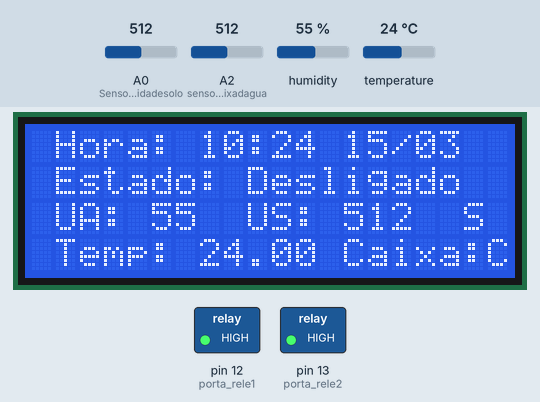
Recording of a sketch running on a simulated Arduino Mega 2560, built with avr-gcc and run on an emulated ATmega2560. On the bench: 20×4 character LCD, switched loads named in the sketch (green lamp = pin HIGH). Inputs (shaded band) come from the test bench; at power-on: A0 (Sensor_Umidadesolo) = 512, A2 (sensorcaixadagua) = 512, humidity 55 %, temperature 24 °C. The local clock reads 2024-03-15 10:24:30 at power-on unless the sketch sets it; storage starts empty; what the sketch prints to the serial monitor is not drawn.

Above: at 0.3 s.
At 90.7 s:
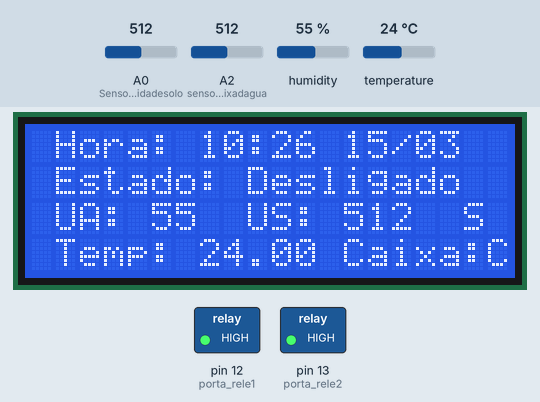

Measured:
- what the display in image 0 shows lasts 30.1 s, from 0.3 s to 30.4 s

The sketch:

Irrigacao.ino
```cpp
// Blibliotecas necessárias
//#include <Wire.h>           //Biblioteca para ??
#include <DHT.h>              //Biblioteca para o sensor de temperatura/umidade
#include <RTClib.h>           //Biblioteca para o marcador de data/hora
#include <TimeLib.h>          //Biblioteca para o sistema de controle de data/hora
#include <TimeAlarms.h>       //Biblioteca para o sistema de alarme
#include <SPI.h>              //Biblioteca para a gravação de dados
#include <SD.h>               //Biblioteca para a gravação de dados
#include <LiquidCrystal_I2C.h>//Biblioteca para expor os dados no LCD


LiquidCrystal_I2C lcd(0x27, 20, 4); // set the LCD address to 0x27 for a 16 chars and 2 line display
//i2c 16x4
File myFile;               // Tipo file para salvar os dados coletados
const int chipSelect = 53; // Porta de comunicação com o SD Card
// Define o objeto RTC para futura definição de horário
RTC_DS3231 rtc;
// Definir portas de sensores de umidade.
// provavelmente podem ser apagados
#define DHTPIN 49           // Define  o pino do sensor de umidade/temperatura
#define DHTTYPE DHT22       // Define o modelo do sensor (DHT22)
#define sensorcaixadagua A2 // Define o sensor da caixa d'agua
DHT dht(DHTPIN, DHTTYPE);   // Passa os parâmetros para criar o objeto dht
// Configurações para ativar os 2 relês.
//Porta ligada ao pino IN1 do modulo relê
int porta_rele1 = 12;
//Porta ligada ao pino IN2 do modulo relê
int porta_rele2 = 13;


// Configurações do sensor de umidade solo.
const int Sensor_Umidadesolo = A0; //PINO UTILIZADO PELO SENSOR
bool estado = false; // define se a coleta de dados está ligada ou desligada
int caixadagua = 0; // define o estado da caixa dagua (cheia ou vazia)
String estadocaixa = "";
String estadosolo = "";
void setup()
{
  lcd.init();               // Inicia o LCD
  lcd.backlight();          // Inicia a backlight do LCD
  dht.begin();              // Inicia o dht para a coleta de dados
  Serial.begin(9600);       // Inicia a Serial
  desligar1();               // Desliga o relê por segurança
  //Define pinos para o relê como saida
  pinMode(porta_rele1, OUTPUT); // Relê 1
  pinMode(porta_rele2, OUTPUT); // Relê 2
  pinMode(sensorcaixadagua, INPUT);

  // Confere se o RTC está funcionando
  if (! rtc.begin()) { // se não encontrar o rtc:
    Serial.println("DS3231 não encontrado");
    while (1);
  }
  Serial.println("DS3231 OK!");
  if (rtc.lostPower()) {
    Serial.print("RTC RESETADO");
  }

  int dataehora[6];
  getdate(dataehora);
  setTime(dataehora[0], dataehora[1], dataehora[2], dataehora[3], dataehora[4], dataehora[5]);
  //Ver função "Get date" para explicações sobre este trecho

  SetAlarms(); // Liga os alarmes definido na função "SetAlarms"

  // Confere se o cartão SD está funcionando
  Serial.print("Inicializando Cartão SD...");
  if (!SD.begin()) {
    Serial.println("initialization failed!");
    while (1);
  }
  Serial.println("initialization done.");
}

void loop() {

  // Printa a hora
  DateTime now = rtc.now();
  char date[10] = "hh:mm:ss";
  rtc.now().toString(date);
  Serial.println(date);

  myFile =SD.open("dados.txt", FILE_WRITE); // Abre o SD para futura gravação
  // Se abriu tran quilamente, continua o processo:
  if (myFile) {
    Serial.println("Escrevendo para a TXT:");

    // Obtém o horário atual
    DateTime now = rtc.now();
    char date[20] = "hh:mm:ss,DD/MM/YY"; //Este para impressão no SD
    rtc.now().toString(date);
    char Dat_hora[12] = "hh:mm DD/MM";   //Este para impressão no LCD
    rtc.now().toString(Dat_hora);

    // Obtem os dados:
    int Umidade_Solo = analogRead(Sensor_Umidadesolo);
    float Umidade_Ar = dht.readHumidity(); //VALOR DE UMIDADE DO AR MEDIDO
    float Temperatura = dht.readTemperature(); //VALOR DE TEMPERATURA DO AR MEDIDO
          caixadagua = analogRead(sensorcaixadagua);
          Serial.println(caixadagua);
    //Printa dados no LCD
    lcd.clear();
    lcd.backlight();
    lcd.setCursor(1, 0);
    lcd.print("Hora:");
    lcd.setCursor(7, 0);
    lcd.print(Dat_hora);
    lcd.setCursor(1, 1);
    lcd.print("Estado:");
    lcd.setCursor(9, 1);
    if (estado) {
      lcd.print("Ligado");
    }
    else {
      lcd.print("Desligado");
    }
    lcd.setCursor(1, 2);
    lcd.print("UA: ");
    lcd.setCursor(5, 2);
    lcd.print(round(Umidade_Ar));
    lcd.setCursor(9, 2);
    lcd.print("US:");
    lcd.setCursor(13, 2);
    lcd.print(round(Umidade_Solo));
    lcd.setCursor(18, 2);
    if (Umidade_Solo > 450){
      estadosolo = "S";
      lcd.print(estadosolo);
    }
    else{
      estadosolo = "M";
      lcd.print(estadosolo);
    }
    lcd.setCursor(1, 3);
    lcd.print("Temp:");
    lcd.setCursor(7, 3);
    lcd.print(Temperatura);
    lcd.setCursor(12, 3);
    lcd.print(" Caixa:");
    lcd.setCursor(19, 3);
    if (caixadagua > 100){                //Caso a caixa esteja cheia, printa "C" no LCD, caso contrário, printa "V"
      estadocaixa = "C";
      lcd.print(estadocaixa);
    }
    else {
      estadocaixa = "V";
      lcd.print(estadocaixa);
    }

    //Concatena os dados em uma unica String
    String dados = "," + String(Umidade_Solo) + "," + String(Umidade_Ar) + "," + String(Temperatura) + "," + String(estado);
    String DADOS2 = "," + String(estadosolo) + "," + String(estadocaixa);
    //envia os dados para o SD
    Serial.print("Data: ");
    Serial.print(date);            //Printa a data no Serial mas NÃO pula para a proxima linha
    myFile.print(date);            //Printa a data no SD mas NÃO pula para a proxima linha

    Serial.print("Dados: ");
    Serial.print(dados);         //Printa a data no Serial e pula para a proxima linha
    myFile.print(String(dados)); //Printa a data no SD e pula para a proxima linha
    Serial.println(DADOS2);         //Printa a data no Serial e pula para a proxima linha
    myFile.println(String(DADOS2)); //Printa a data no SD e pula para a proxima linha
    // fecha o arquivo
    myFile.close();
    Serial.println("Feito!!!");
  } else {
    // Se dar erro ao abrir o arquvio:
    Serial.println("erro ao abrir o arquivo");
  }
  Alarm.delay(30000); // Espera até a próxima gravação de dados
}


void ligar1() {
  if ((caixadagua > 100) and (analogRead(Sensor_Umidadesolo)> 1000 )) { // Se a caixa D'Agua estiver cheia E o solo estiver seco o suficiente
    digitalWrite(porta_rele1, LOW);
    digitalWrite(porta_rele2, LOW);
    Serial.println("liga acionado");
    delay(100);
    estado = true;
  }
}

void desligar1() {
  digitalWrite(porta_rele1, HIGH);
  digitalWrite(porta_rele2, HIGH);
  Serial.println("desliga acionado");
  delay(100);
  estado = false;
}
void ligar2() {
  if ((caixadagua > 100) and (analogRead(Sensor_Umidadesolo)> 450 )) { // Se a caixa D'Agua estiver cheia E o solo estiver seco o suficiente
    digitalWrite(porta_rele1, LOW);
    digitalWrite(porta_rele2, LOW);
    Serial.println("liga acionado");
    delay(100);
    estado = true;
  }
}

void desligar2() {
  digitalWrite(porta_rele1, HIGH);
  digitalWrite(porta_rele2, HIGH);
  Serial.println("desliga acionado");
  delay(100);
  estado = false;
}
void getdate(int dataehora[6]) {
  //variaveis para conversão de hora para int:
  char H[03] = "hh";
  char M[03] = "mm";
  char S[03] = "ss";

  char Y[05] = "YY";
  char Me[03] = "MM";
  char D[03] = "DD";

  DateTime now = rtc.now();

  //Puxa do RTC informações isoladas de cada fragmento da hora, para futuro manejamento dentro da biblioteca Timelib
  //Integrando assim, o RTC com a biblioteca TimeAlarms e Timelib
  rtc.now().toString(H);
  rtc.now().toString(M);
  rtc.now().toString(S);

  rtc.now().toString(Y);
  rtc.now().toString(Me);
  rtc.now().toString(D);

  // Transforma data e hora em inteiro e guarda em uma lista
  dataehora[0] = atol(H);
  dataehora[1] = atol(M);
  dataehora[2] = atol(S);

  dataehora[3] = atol(Me);
  dataehora[4] = atol(D);
  dataehora[5] = atol(Y);

}

void SetAlarms() {
  // HORARIOS QUE O SISTEMA VAI LIGAR/DESLIGAR
  Alarm.alarmRepeat(9, 00, 00, ligar1);
  Alarm.alarmRepeat(9, 15, 00, desligar1);
  Alarm.alarmRepeat(15, 30, 00, ligar2);
  Alarm.alarmRepeat(15, 45, 00, desligar2);


  // SE precisar de mais de 6 alarmes sera necessario aumentar o limite na biblioteca

}
```
